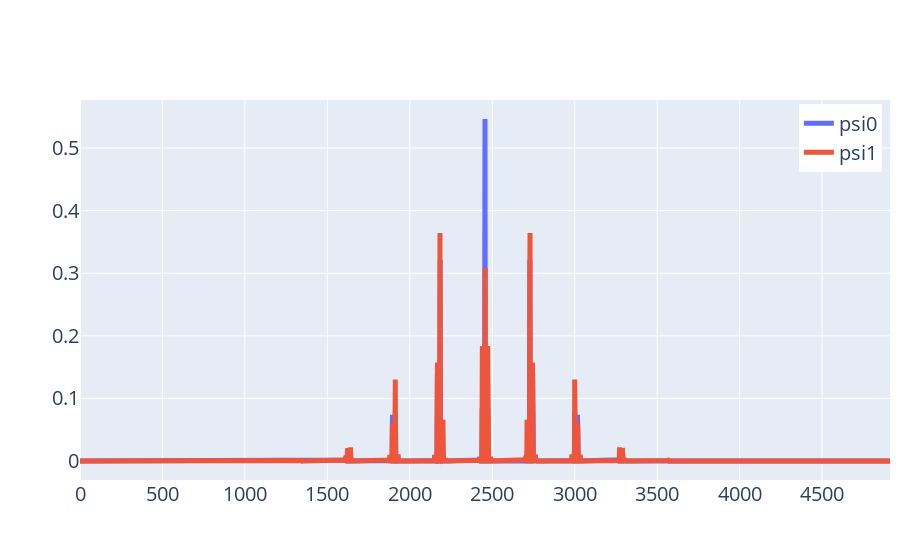

The notebook cell this image was saved under:
### Code cell
plotCompare(arange(len(psi0)),{'psi0':psi0.abs().detach().numpy(),'psi1':psi1.abs().detach().numpy()})

### Figure 1 — Plotly figure (JSON) as saved in the notebook; plotly's stock layout.template omitted (floating-point values rounded to 4 significant figures; data arrays with more than 128 entries replaced by an {"elided": "..."} marker saying what was removed)
{"data": [{"line": {"width": 5}, "name": "psi0", "type": "scatter", "x": {"elided": "4913 int values"}, "y": {"elided": "4913 float values"}}, {"line": {"width": 5}, "name": "psi1", "type": "scatter", "x": {"elided": "4913 int values"}, "y": {"elided": "4913 float values"}}], "layout": {"font": {"size": 20}, "legend": {"x": 0.99, "xanchor": "right", "y": 0.99, "yanchor": "top"}, "margin": {"r": 10, "t": 100}}}
